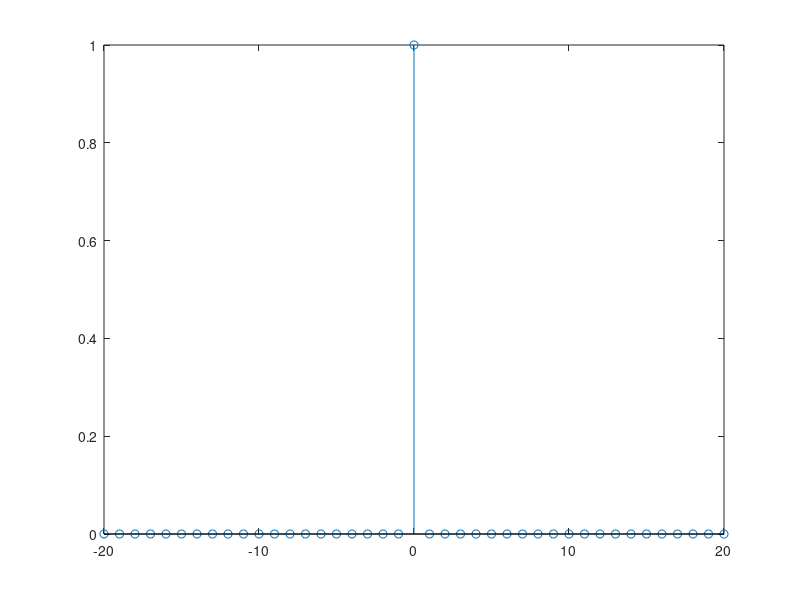
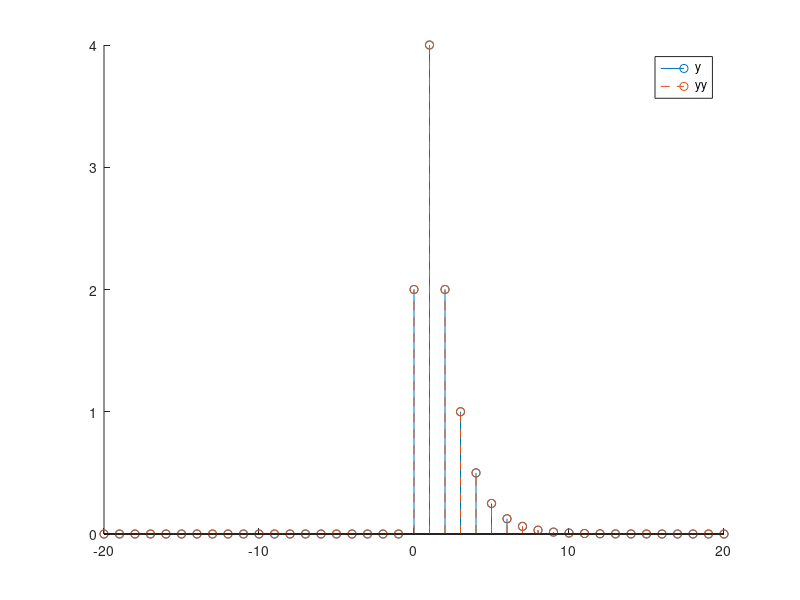

Write the MATLAB code that produced these figures, in order.
clc;clear;close all
%% 
% I/O method
%%
n = -20:20;
x = zeros(1,length(n));
tmp = [1,2,3];
indx = find(n>=0 & n<=2);
% x(indx) = tmp;
x(n==0)=1;
figure
stem(n,x)
%%
y = zeros(1,length(n));
ind2 = find(n == -1);
y(ind2) = 0;
w1 = y(ind2);
v1 = x(ind2);
nn = 0:max(n);
for ii = 1:length(nn)
    tmp = find(n == nn(ii));
    y(tmp)= 0.5*w1+2*x(tmp)+3*v1;
    w1 = y(tmp);
    v1 = x(tmp);
end

%% matlab function
az = [1,-0.5];
bz = [2,3];

yy = filter(bz,az,x);

figure
hold on
stem(n,y)
stem(n,yy,'--')
legend('y','yy')